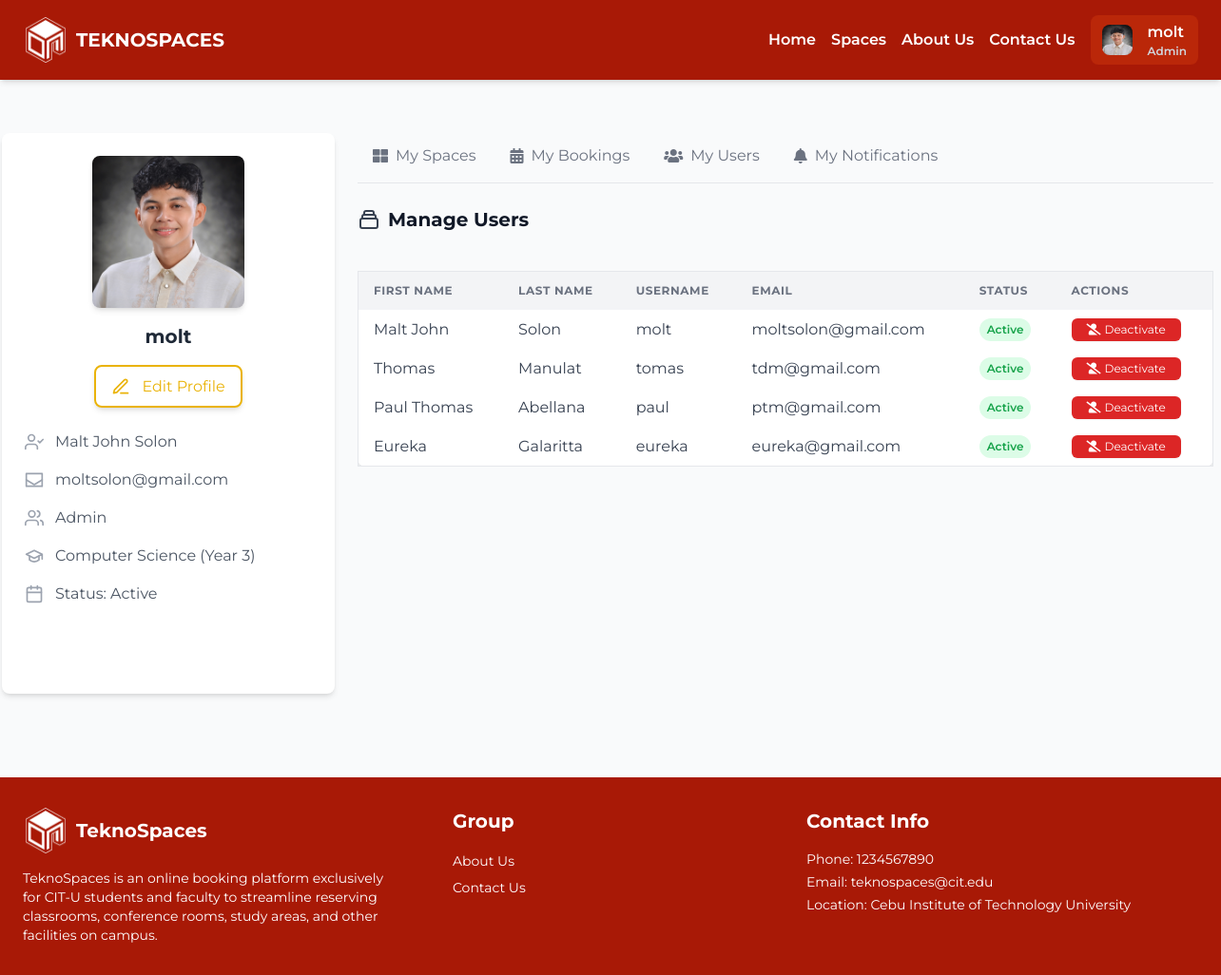
Page /dashboard/my_users/ (signed in) on the committed database.
### account/models.py (models this page shows)
class CustomUser(AbstractUser):
    profile_picture = models.ImageField(upload_to='prof_pic', blank=True, null=True)
    first_name = models.CharField(max_length=30, blank=True)
    last_name = models.CharField(max_length=30, blank=True)
    username = models.CharField(max_length=30, unique=True)
    email = models.EmailField(blank=True)
    sex = models.CharField(max_length=1, choices=[('M', 'Male'), ('F', 'Female')])
    year_level = models.IntegerField(null=True, blank=True, default=1)
    usertype = models.CharField(max_length=10, choices=[('student', 'Student'), ('faculty', 'Faculty'), ('admin', 'Admin')])
    program = models.CharField(max_length=100, null=True, default='Unrecorded')
    status = models.CharField(max_length=10, choices=[('active', 'Active'), ('inactive', 'Inactive')], default='active')

### dashboard/views.py (the view)
# urls.py: path('my_users/', views.my_users, name='my_users'),  # URL to manage users
def my_users(request):
    users = User.objects.all()
    return render(request, 'dashboard/my_users.html', {'users': users})

### dashboard/templates/dashboard/my_users.html (shortened to what this page needs)
{% extends 'core/base.html' %}
{% block content %}
<div class="container mx-auto py-12 pt-[100px] flex gap-x-6">
    {% include 'dashboard/sidebar.html' %}
    <div class="">
        <div class="flex space-x-1 mt-10 border-b pb-1">
            {% if user.is_superuser %}
                <a href="{% url 'dashboard:index' %}" class="group px-4 py-3 text-gray-500 hover:text-red-600 transition-all duration-300 ease-in-out relative flex items-center justify-center">
                    <i class="fas fa-th-large mr-2 group-hover:text-red-600 transition-colors
                    {% if request.path == index %} text-red-600 {% endif %}"></i>
                    <span class="group-hover:text-red-600 transition-colors
                    {% if request.path == index %} text-red-600 {% endif %}">My Spaces</span>
                </a>
                <a href="{% url 'dashboard:my_bookings' %}" class="group px-4 py-3 text-gray-500 hover:text-red-600 transition-all duration-300 ease-in-out relative flex items-center justify-center">
                    <i class="fas fa-calendar-alt mr-2 group-hover:text-red-600 transition-colors
                    {% if request.path == my_bookings %} text-red-600 {% endif %}"></i>
                    <span class="group-hover:text-red-600 transition-colors
                    {% if request.path == my_bookings %} text-red-600 {% endif %}">My Bookings</span>
                </a>
                <a href="{% url 'dashboard:my_users' %}" class="group px-4 py-3 text-gray-500 hover:text-red-600 transition-all duration-300 ease-in-out relative flex items-center justify-center">
                    <i class="fas fa-users mr-2 group-hover:text-red-600 transition-colors
                    {% if request.path == my_users %} text-red-600 {% endif %}"></i>
                    <span class="group-hover:text-red-600 transition-colors
                    {% if request.path == my_users %} text-red-600 {% endif %}">My Users</span>
                </a>
                {% endif %}
                <a href="{% url 'dashboard:my_notifications' %}" class="group px-4 py-3 text-gray-500 hover:text-red-600 transition-all duration-300 ease-in-out relative flex items-center justify-center">
                    <i class="fas fa-bell group-hover:text-red-600 transition-colors"></i>
                    <span class="group-hover:text-red-600 transition-colors ml-2"> My Notifications</span>
                </a>
        </div>
        <div class="w-[900px]">
            <div class="flex justify-between items-center pb-4 mb-6 mt-6">
                <h2 class="text-xl font-bold text-gray-900 flex items-center">
                    Manage Users
                </h2>
            </div>
            <div class="overflow-x-auto">
                <table class="min-w-full bg-white border rounded-lg shadow-md">
                    <thead class="bg-gray-100 text-gray-600">
                        <tr>
                            <th class="px-4 py-3 text-left text-xs font-bold text-gray-500 uppercase tracking-wider">First Name</th>
                            <th class="px-4 py-3 text-left text-xs font-bold text-gray-500 uppercase tracking-wider">Last Name</th>
                            <th class="px-4 py-3 text-left text-xs font-bold text-gray-500 uppercase tracking-wider">Username</th>
                            <th class="px-4 py-3 text-left text-xs font-bold text-gray-500 uppercase tracking-wider">Email</th>
                            <th class="px-4 py-3 text-left text-xs font-bold text-gray-500 uppercase tracking-wider">Status</th>
                            <th class="px-4 py-3 text-left text-xs font-bold text-gray-500 uppercase tracking-wider">Actions</th>
                        </tr>
                    </thead>
                    <tbody>
                        {% for user in users %}
                        <tr class="hover:bg-gray-50 transition-all duration-200 ease-in-out">
                            <td class="px-4 py-2 text-gray-700">{{ user.first_name }}</td>
                            <td class="px-4 py-2 text-gray-700">{{ user.last_name }}</td>
                            <td class="px-4 py-2 text-gray-700">{{ user.username }}</td>
                            <td class="px-4 py-2 text-gray-700">{{ user.email }}</td>
                            <td class="px-4 py-2">
                                <span class="inline-block px-2 py-1 text-xs font-semibold rounded-full
                                    {% if user.status == 'active' %} bg-green-100 text-green-600 {% else %} bg-red-100 text-red-600 {% endif %}">
                                    {{ user.status|capfirst }}
                                </span>
                            </td>
                            <td class="px-4 py-2">
                                {% if user.status == 'active' %}
                                    <form action="{% url 'dashboard:deactivate_user' user.id %}" method="post" class="inline">
                                        <button type="submit" class="bg-red-600 text-white px-4 py-1 rounded-md shadow-sm hover:bg-red-700 transition-all duration-300 flex items-center gap-x-1 text-xs">
                                            <i class="fas fa-user-slash"></i> Deactivate
                                        </button>
                                    </form>
                                {% endif %}
                            </td>
                        </tr>
                        {% empty %}
                        <tr>
                            <td colspan="6" class="text-center text-gray-500 px-4 py-2">No users found</td>
                        </tr>
                        {% endfor %}
                    </tbody>
                </table>
            </div>
        </div>
    </div>
</div>
{% endblock %}

### core/templates/core/base.html (shortened to what this page needs)
<!DOCTYPE html>
<html lang="en">
<head>
    <script src="https://cdn.tailwindcss.com"></script>
    {% load static %}
    <link rel="stylesheet" href="{% static 'core/css/style.css' %}" type="text/css">
    <link rel="stylesheet" href="{% static 'css/base.css' %}" type="text/css">
    <link rel="stylesheet" href="https://cdnjs.cloudflare.com/ajax/libs/font-awesome/5.15.4/css/all.min.css">
</head>
<body class="bg-gray-50 font-sans relative">
    <nav class="py-4 px-6 flex flex-wrap items-center bg-[#A81906] shadow-md justify-between fixed z-[999999] w-full">
        {% load static %}
        <div class="flex items-center space-x-2">
            <img src="{% static 'core/images/logo-1.png' %}" alt="Logo" class="object-scale-down h-12 w-12">
            <a href="/" class="text-xl font-bold text-white">TEKNOSPACES</a>
        </div>
        <div class="w-full md:w-auto flex flex-col md:flex-row md:space-x-4 space-y-2 md:space-y-0 mt-4 md:mt-0 items-center md:justify-end">
            <a href="{% url 'core:index' %}" class="text-base font-semibold text-white hover:text-gray-300 transition">Home</a>
            <a href="{% url 'space:spaces' %}" class="text-base font-semibold text-white hover:text-gray-300 transition">Spaces</a>
            <a href="{% url 'core:about_us' %}" class="text-base font-semibold text-white hover:text-gray-300 transition">About Us</a>
            <a href="{% url 'core:contact_us' %}" class="text-base font-semibold text-white hover:text-gray-300 transition">Contact Us</a>
            {% if user.is_authenticated %}
                <div class="relative" id="profileDropdown">
                    <button onclick="toggleDropdown()" class="flex items-center px-3 py-1.5 text-base font-semibold bg-[#BA2709] text-white rounded-lg hover:bg-red-700 transition focus:outline-none">
                        {% if user.profile_picture %}
                            <img src="{{ user.profile_picture.url }}" alt="Profile Picture" class="h-8 w-8 rounded-lg mr-4">
                        {% else %}
                            <i class="fas fa-user-circle h-8 w-8 text-gray-500 mr-4"></i>
                        {% endif %}
                        <div class="flex flex-col items-start">
                            <span>{{ user.username }}</span>
                            {% if user.is_superuser %}
                                <span class="text-xs text-gray-300 mt-.2">Admin</span>
                            {% endif %}
                        </div>
                    </button>
                </div>
            {% else %}
                <a href="{% url 'core:log_in' %}" class="flex items-center px-3 py-1.5 text-base font-semibold bg-[#BA2709] text-white rounded-lg hover:bg-red-700 transition">
                    <span>Log In</span>
                </a>
            {% endif %}
        </div>
    </nav>
    {% block content %}
    {% endblock %}
    <footer class="py-8 px-6 bg-[#A81906] mt-10">
        <div class="max-w-7xl mx-auto flex flex-wrap justify-between">
            <div class="w-full md:w-1/3 mb-6 md:mb-0 pr-6">
                <div class="flex items-center space-x-2 mb-4">
                    <img src="{% static 'core/images/logo-1.png' %}" alt="Logo" class="object-scale-down h-12 w-12">
                    <h3 class="text-xl font-bold text-white">TeknoSpaces</h3>
                </div>
                <p class="text-sm text-white">TeknoSpaces is an online booking platform exclusively for CIT-U students and faculty to streamline reserving classrooms, conference rooms, study areas, and other facilities on campus.</p>
            </div>
            <div class="w-full md:w-1/3 mb-6 md:mb-0 pr-6">
                <div class="ml-10">
                    <h3 class="text-xl font-bold text-white mb-4">Group</h3>
                    <ul class="space-y-1">
                        <li><a href="{% url 'core:about_us' %}" class="text-sm text-white hover:text-gray-300 transition">About Us</a></li>
                        <li><a href="{% url 'core:contact_us' %}" class="text-sm text-white hover:text-gray-300 transition">Contact Us</a></li>
                    </ul>
                </div>
            </div>
            <div class="w-full md:w-1/3 pr-6">
                <h3 class="text-xl font-bold text-white mb-4">Contact Info</h3>
                <ul class="space-y-1">
                    <li class="text-sm text-white">Phone: 1234567890</li>
                    <li class="text-sm text-white">Email: teknospaces@cit.edu</li>
                    <li class="text-sm text-white">Location: Cebu Institute of Technology University</li>
                </ul>
            </div>
        </div>
    </footer>
</body>
</html>

### dashboard/templates/dashboard/sidebar.html (shortened to what this page needs)
{% block content %}
<div class="w-[350px] h-[590px] bg-white shadow-md rounded-lg p-6 mt-10">
    <div class="text-center mb-6 relative">
        <div class="relative w-40 h-40 mx-auto mb-4">
            {% if user.profile_picture %}
                <img src="{{ user.profile_picture.url }}" alt="Profile Picture" class="w-full h-full object-cover rounded-lg shadow-md">
            {% endif %}
        </div>
        <h2 class="text-xl font-bold text-gray-800">{{ user.username }}</h2>
        <a href="{% url 'dashboard:edit' %}" class="mt-4 inline-block border-2 border-yellow-500 text-yellow-500 rounded-lg px-4 py-2 shadow-md hover:bg-yellow-500 hover:text-white transition-colors duration-300 ease-in-out">
            <svg xmlns="http://www.w3.org/2000/svg" width="20" height="20" viewBox="0 0 24 24" fill="none" stroke="currentColor" stroke-width="2" stroke-linecap="round" stroke-linejoin="round" class="inline-block align-middle">
                <path d="M12 20h9"></path>
                <path d="M16.5 3.5a2.121 2.121 0 0 1 3 3L7 19l-4 1 1-4L16.5 3.5z"></path>
            </svg>
            <span class="align-middle ml-2">Edit Profile</span>
        </a>
    </div>
    <div class="space-y-4">
        <div class="flex items-center text-gray-600">
            <span>{{ user.first_name }} {{ user.last_name }}</span>
        </div>
        <div class="flex items-center text-gray-600">
            <svg xmlns="http://www.w3.org/2000/svg" width="20" height="20" viewBox="0 0 24 24" fill="none" stroke="currentColor" stroke-width="2" stroke-linecap="round" stroke-linejoin="round" class="mr-3 text-gray-400">
                <path d="M22 12l-10 6-10-6"></path>
                <path d="M2 4h20v16H2z"></path>
            </svg>
            <span>{{ request.user.email }}</span>
        </div>
        <div class="flex items-center text-gray-600">
            <span>{{ user.usertype|capfirst }}</span>
        </div>
        <div class="flex items-center text-gray-600">
            <svg xmlns="http://www.w3.org/2000/svg" width="20" height="20" viewBox="0 0 24 24" fill="none" stroke="currentColor" stroke-width="2" stroke-linecap="round" stroke-linejoin="round" class="mr-3 text-gray-400">
                <path d="M22 10v6M2 10l10-5 10 5-10 5z"></path>
                <path d="M6 12v5c3 3 9 3 12 0v-5"></path>
            </svg>
            <span>{{ user.program }} (Year {{ user.year_level }})</span>
        </div>
        <div class="flex items-center text-gray-600">
            <span>Status: {{ user.status|capfirst }}</span>
        </div>
    </div>
</div>
{% endblock %}

### static/css/base.css (style rules this page uses)
body { font-family: 'Montserrat', sans-serif; }

### rows in the picture
CustomUser: profile_picture (picture), username "molt", first_name "Malt John", last_name "Solon", user.email "moltsolon@gmail.com", usertype "Admin", program "Computer Science", year_level "3", status "Active", email "moltsolon@gmail.com", shows "Deactivate"
CustomUser: first_name "Thomas", last_name "Manulat", username "tomas", email "tdm@gmail.com", status "Active", shows "Deactivate"
CustomUser: first_name "Paul Thomas", last_name "Abellana", username "paul", email "ptm@gmail.com", status "Active", shows "Deactivate"
CustomUser: first_name "Eureka", last_name "Galaritta", username "eureka", email "eureka@gmail.com", status "Active", shows "Deactivate"
